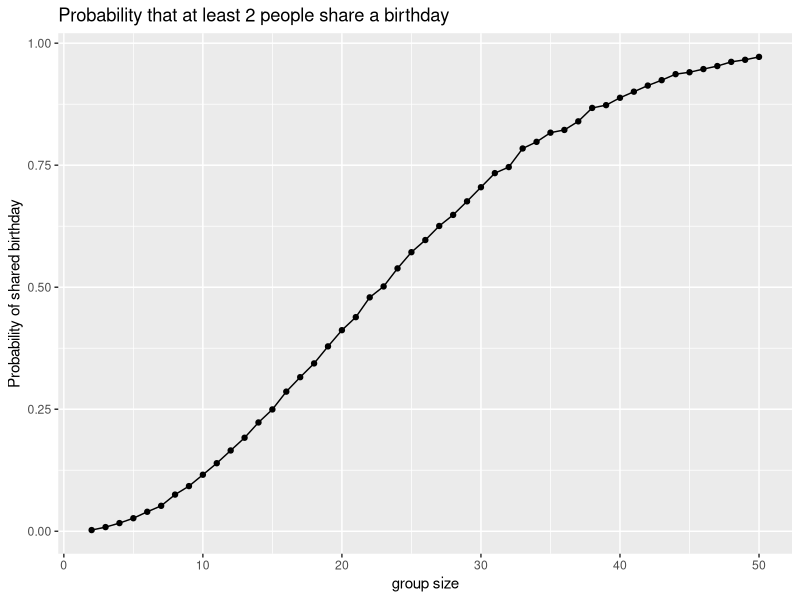

Write R code to recreate this figure.
## ---- chunk 1
library(tidyverse)
set.seed(1)
## ---- chunk 2
# Check for duplicate birthdays
birthday = function(n) { 
sim_data = sample(1:365, n, replace = TRUE)
num_bday = n_distinct(sim_data)
num_bday < n
}

# Run function 10,000 times from groups between 2 & 50
sim_results_df = expand_grid(sample_size = 2:50, iter = 1:10000) |>
mutate(duplicate = map(sample_size, birthday)) |>
unnest(duplicate)
head(sim_results_df)

#Probability that at least 2 people share a birthday
sim_results_df |>
group_by(sample_size) |>
summarize(emp_mean = mean(duplicate)) |>
ggplot(aes(x = sample_size, y = emp_mean)) + geom_point() + 
geom_line() + 
labs(
title = "Probability that at least 2 people share a birthday", 
x = "group size", 
y = "Probability of shared birthday"
)
